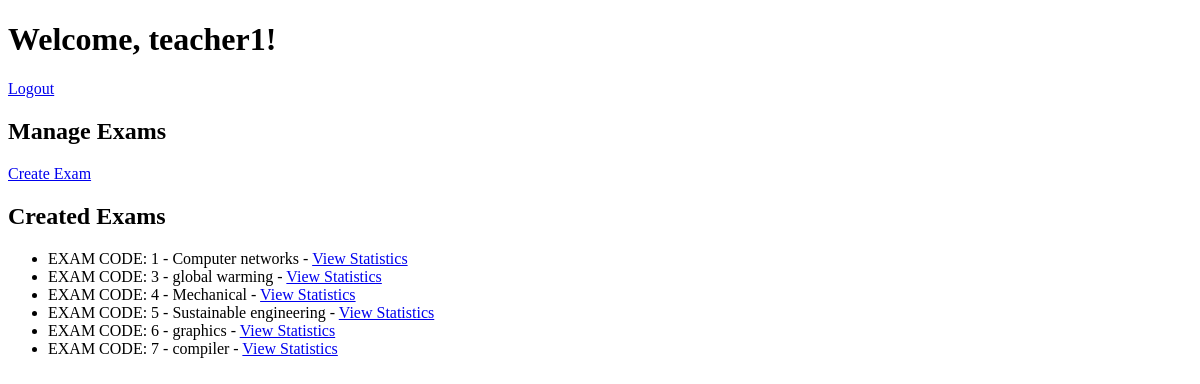
Page /dashboard_teacher (signed in) on the earlier database version.
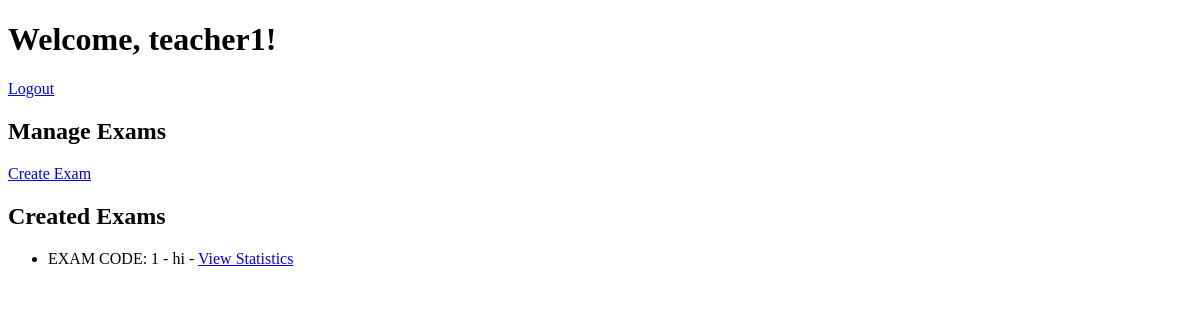
Same page on the later database version.
### tables this page shows
CREATE TABLE Teacher (
                            id INTEGER PRIMARY KEY AUTOINCREMENT,
                            username TEXT,
                            email TEXT,
                            password TEXT);

CREATE TABLE Exam (
                            id INTEGER PRIMARY KEY AUTOINCREMENT,
                            teacher_id INTEGER,
                            title TEXT,
                            total_marks INTEGER);

### moved/app.py (the view)
@app.route('/dashboard_teacher')
def dashboard_teacher():
    if 'teacher_id' not in session:
        return redirect('/login_teacher')
    teacher_id = session['teacher_id']
    with sqlite3.connect('database.db') as conn:
        cursor = conn.cursor()
        cursor.execute("SELECT username FROM Teacher WHERE id = ?", (teacher_id,))
        teacher = cursor.fetchone()
        username = teacher[0] if teacher else "Unknown"
        cursor.execute("SELECT * FROM Exam WHERE teacher_id = ?", (teacher_id,))
        exams = cursor.fetchall()
    return render_template('dashboard_teacher.html', username=username, exams=exams)

### moved/templates/dashboard_teacher.html (shortened to what this page needs)
<!DOCTYPE html>
<html>
<head>
</head>
<body>
    <h1>Welcome, {{ username }}!</h1>
    <a href="/logout">Logout</a>
    <h2>Manage Exams</h2>
    <a href="/create_exam">Create Exam</a><br>
    <h2>Created Exams</h2>
    <ul>
        {% for exam in exams %}
            <li>EXAM CODE: {{ exam[0] }} - {{ exam[2] }}
                - <a href="/exam_details/{{ exam[0] }}">View Statistics</a>
            </li>
        {% endfor %}
    </ul>
</body>
</html>

Differences in the rows shown:
removed Exam: id "3", title "global warming"
removed Exam: id "4", title "Mechanical"
removed Exam: id "5", title "Sustainable engineering"
removed Exam: id "6", title "graphics"
removed Exam: id "7", title "compiler"
changed Exam id 1: title "Computer networks" → "hi"
